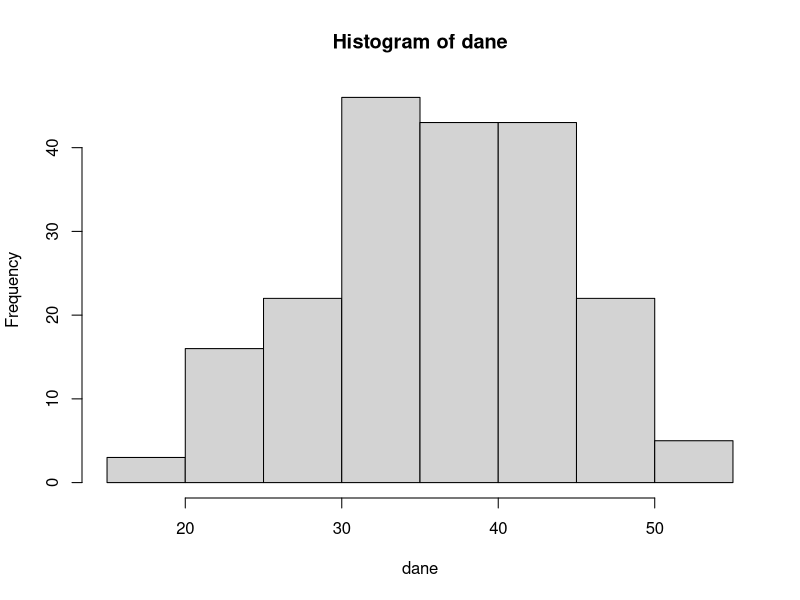

R code for this plot:
# 1
set.seed(123)
dane = rexp(25, 6)

library(MASS)
(est = fitdistr(dane, "exponential")$est)
(quantile(dane, 0.9))

# 2
dane = crabs$CW
(mean(dane))
(var(dane))
(median(dane))
quantile(dane, 0.8)


wykres = hist(dane)
(wykres$mids)
(wykres$counts)

shapiro.test(dane)$p.value

n = length(dane)
licznik = (n-1)*var(dane)
mian.lewy = qchisq(1-0.95/2, n-1)^2
mian.prawy = qchisq(0.95/2, n-1)^2

(licznik/mian.lewy)
(licznik/mian.prawy)

# 3
prop.test(x=24,n=500,p=0.04,alt="greater")$p.value
prop.test(x=24,n=500,p=0.04,alt="greater")$stat

prop.test(x=24, n=500, conf.level=0.99)$conf.int
#binom.test(x=24, n=500, conf.level=0.99)$stat

# 4
dane = c(22,30,22,16,10)
prob = c(dpois(0:3, 2), ppois(3, 2, lower.tail=F))

(pval = chisq.test(dane, p=prob)$p.value)
(pval = chisq.test(dane, p=prob)$stat)

# 5
x = subset(anorexia, Treat == "CBT")$Prewt
y = subset(anorexia, Treat == "CBT")$Postwt

t.test(x, y, paired=T, alt="less")$p.value
t.test(x, y, paired=T, alt="less")$stat

wynik = power.t.test(n=length(x), delta=3,
                     sd=sd(x - y), 
                     type="paired", alt="one.sided")
cat('\nb) power =', 1- wynik$power)
